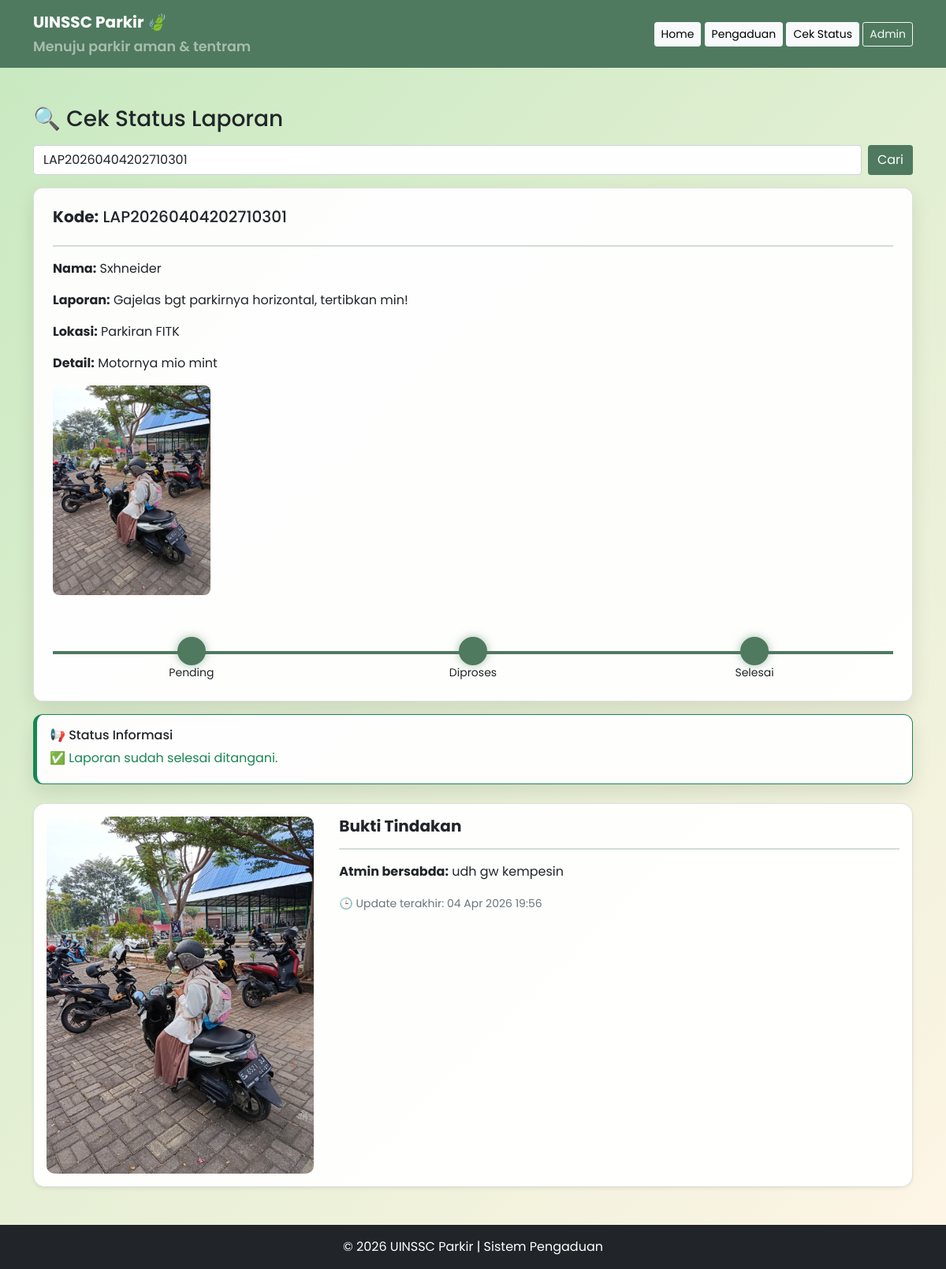
The app's page /user/cek_status.php?kode=LAP20260404202710301 with its own data.
### tables this page shows
CREATE TABLE `laporan` (
  `id` int(11) NOT NULL,
  `nama` varchar(100) DEFAULT NULL,
  `isi_laporan` text DEFAULT NULL,
  `bukti` varchar(255) DEFAULT NULL,
  `bukti_tindakan` varchar(255) DEFAULT NULL,
  `status` enum('pending','diproses','selesai') DEFAULT 'pending',
  `keterangan` text DEFAULT NULL,
  `tanggal` timestamp NOT NULL DEFAULT current_timestamp(),
  `kode_laporan` varchar(20) NOT NULL,
  `lokasi` varchar(255) DEFAULT NULL,
  `keterangan_user` text DEFAULT NULL,
  `keterangan_tindakan` text DEFAULT NULL,
  `updated_at` timestamp NOT NULL DEFAULT current_timestamp() ON UPDATE current_timestamp()
);

### user/cek_status.php (the view, shortened to what this page needs)
<?php
include '../config/koneksi.php';
include '../components/header.php';
include '../components/navbar.php';
?>
<main class="flex-fill">
    <div class="container mt-5">
        <h3>🔍 Cek Status Laporan</h3>
        <form method="GET" class="my-3">
            <div class="d-flex">
                <input type="text" name="kode" class="form-control me-2"
                    placeholder="Masukkan Kode Laporan..."
                    value="<?= isset($_GET['kode']) ? $_GET['kode'] : '' ?>">
                <button class="btn btn-success">Cari</button>
            </div>
        </form>
    <?php
    if(!isset($_GET['kode']) || $_GET['kode'] == ''){
    ?>
        <div class="text-center text-muted mt-4">
            🔍 Masukkan kode laporan untuk melihat status
        </div>
    <?php
    } else {
        $kode = $_GET['kode'];
        $stmt = $conn->prepare("SELECT * FROM laporan WHERE kode_laporan = ?");
        $stmt->bind_param("s", $kode);
        $stmt->execute();
        $result = $stmt->get_result();
        if($result->num_rows > 0){
            $data = $result->fetch_assoc();
            $status = $data['status'];
            $pending = '';
            $proses  = '';
            $selesai = '';
            if($status == 'pending'){
                $pending = 'active';
                $progress = 33;
            } elseif($status == 'diproses'){
                $pending = 'active';
                $proses  = 'active';
                $progress = 66;
            } else {
                $pending = 'active';
                $proses  = 'active';
                $selesai = 'active';
                $progress = 100;
            }
    ?>
        <div class="card p-4">
            <h5><b>Kode:</b> <?= $data['kode_laporan'] ?></h5>
            <hr style="border:none; height:2px; background:#4f7a5f;">
            <p><b>Nama:</b> <?= $data['nama'] ?></p>
            <p><b>Laporan:</b> <?= $data['isi_laporan'] ?></p>
            <p><b>Lokasi:</b> <?= $data['lokasi'] ?></p>
            <?php if($data['keterangan_user']){ ?>
                <p><b>Detail:</b> <?= $data['keterangan_user'] ?></p>
            <?php } ?>
            <?php if($data['bukti']){ ?>
                <img src="../assets/img/<?= $data['bukti'] ?>" width="200" class="mb-3">
            <?php } ?>
            <div class="timeline" style="--progress: <?= $progress ?>%">
                <div class="step">
                    <div class="circle <?= $pending ?>"></div>
                    <small>Pending</small>
                </div>
                <div class="step">
                    <div class="circle <?= $proses ?>"></div>
                    <small>Diproses</small>
                </div>
                <div class="step">
                    <div class="circle <?= $selesai ?>"></div>
                    <small>Selesai</small>
                </div>
            </div>
        </div>
        <div class="card mt-3 p-3 card-status
        <?php
            if($status=='pending') echo 'status-pending';
            elseif($status=='diproses') echo 'status-proses';
            else echo 'status-selesai';
        ?>">
            <h6>📢 Status Informasi</h6>
            <?php if($status == 'pending'){ ?>
                <p class="text-muted mb-0">
                    ⏳ Laporan kamu sudah diterima dan menunggu proses.
                </p>
            <?php } elseif($status == 'diproses'){ ?>
                <p class="text-primary mb-0">
                    🔧 Laporan sedang diproses oleh atmin.
                </p>
            <?php } else { ?>
                <p class="text-success mb-1">
                    ✅ Laporan sudah selesai ditangani.
                </p>
            <?php } ?>
        </div>
        <?php if($data['status'] == 'selesai' && $data['bukti_tindakan']){ ?>
            <div class="card mt-4 shadow-sm" style="border-radius:15px;">
                <div class="row g-0">
                    <div class="col-md-4 p-3">
                        <img src="../assets/img/<?= $data['bukti_tindakan'] ?>"
                            class="img-fluid h-100"
                            style="object-fit: cover; border-radius:10px;">
                    </div>
                    <div class="col-md-8">
                        <div class="card-body">
                            <h5 class="card-title"><b>Bukti Tindakan</b></h5>
                            <hr style="border:none; height:2px; background:#4f7a5f;">
                            <p class="card-text">
                            <p><b>Atmin bersabda:</b> <?= $data['keterangan_tindakan'] ?? 'Tidak ada keterangan dari admin.' ?></p>
                            </p>
                            <p class="card-text">
                                <small class="text-muted">
                                    🕒 Update terakhir:
                                    <?= date('d M Y H:i', strtotime($data['updated_at'] ?? $data['created_at'])) ?>
                                </small>
                            </p>
                        </div>
                    </div>
                </div>
            </div>
        <?php } ?>
    <?php
        }
    }
    ?>
    </div>
</main>
<br><br>
<?php include '../components/footer.php'; ?>

### components/header.php (style rules this page uses)
html { overflow-y: scroll; }
body { font-family: 'Poppins', sans-serif; background: linear-gradient(135deg, #c7e9c0, #fff5e6); display: flex; flex-direction: column; min-height: 100vh; margin: 0; }
.card { border-radius: 12px; background: rgba(255,255,255,0.95); box-shadow: 0 10px 25px rgba(0,0,0,0.1); }
.btn-success { background: #4f7a5f; border: none; }
.timeline { display: flex; justify-content: space-between; margin-top: 20px; }
.step { text-align: center; width: 33%; }
.circle { width: 30px; height: 30px; border-radius: 50%; margin: auto; background: #ccc; }
.active { background: #4f7a5f; }
img { border-radius: 8px; }

### user/cek_status.php (style rules this page uses)
.timeline { position: relative; display: flex; justify-content: space-between; margin-top: 40px; }
.timeline::before { content: ''; position: absolute; top: 15px; left: 0; width: 100%; height: 4px; background: #ccc; z-index: 1; }
.timeline::after { content: ''; position: absolute; top: 15px; left: 0; width: var(--progress); height: 4px; background: #4f7a5f; z-index: 2; transition: width 0.6s ease; }
.step { text-align: center; width: 33%; position: relative; z-index: 3; }
.circle { width: 30px; height: 30px; border-radius: 50%; margin: auto; background: #ccc; transition: 0.4s; }
.circle.active { background: #4f7a5f; transform: scale(1.2); box-shadow: 0 0 10px rgba(79,122,95,0.5); }
.card { border-radius: 12px; box-shadow: 0 10px 25px rgba(0,0,0,0.1); animation: fadeIn 0.5s ease; }
.card-status { border-left: 5px solid; }
.status-selesai { border-color: #198754; }

### records on screen
laporan: kode_laporan "LAP20260404202710301", nama "Sxhneider", isi_laporan "Gajelas bgt parkirnya horizontal, tertibkan min!", lokasi "Parkiran FITK", keterangan_user "Motornya mio mint", bukti (picture), bukti_tindakan (picture), keterangan_tindakan "udh gw kempesin", updated_at "04 Apr 2026 19:56"
